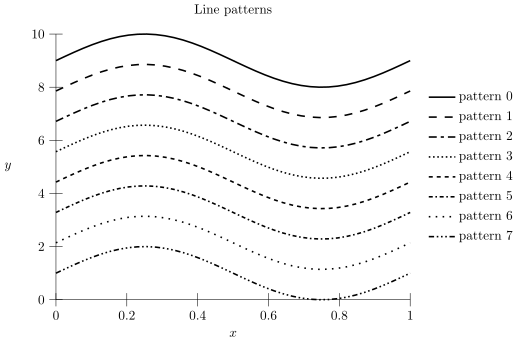

This chart was generated by the following Python code:
from math import sin, pi
from plotz import *
from plotz.utils import Markers

with Plot("plot") as p:
    p.title = "Line patterns"
    p.x.label = "$x$"
    p.y.label = "$y$"

    # dashed
    p.style.dashed()
    p.style.colormap("monochrome")
    # dashed

    N = 8
    fun = [lambda x, j=i: sin(2*pi*x)+(N+1)-N/(N-1.)*j for i in range(N)]

    for i in range(N):
        p.plot(Function(fun[i], samples=40, range=(0, 1)), title=r"pattern %d" % i)

    p.legend("east", "west")
    p.legend.margin = 1


with Plot("monochrome") as p:
    p.title = r"Monochrome plot"

    p.x.min = 0
    p.x.max = 20.3
    p.x.ticks = 2
    p.x.label = r"$\omega$"

    p.y.min = 0
    p.y.max = 1
    p.y.ticks = 0.2
    p.y.tick_format = lambda y: "%.1f" % y
    p.y.label = r"$\displaystyle\frac{\Vert\phi_1\Vert_2}{\Vert\phi_0\Vert_2}$"

    p.style.dashed()
    p.style.colormap("monochrome")

    # line thickness
    p.style.thickness[0] = "ultra thick"
    p.style.thickness[1] = "ultra thick"
    p.style.thickness[2] = "very thick"
    # line thickness

    p.plot(DataFile("mydata.dat"), title=r"Source Iterations")

    p.plot(DataFile("mydata.dat"), col=(0,2), title=r"DSA")

    # explicit dashed pattern
    p.plot(DataFile("mydata.dat"), col=(0,3), title=r"PDSA(6)").style({
        "pattern": 3,
    })
    # explicit dashed pattern
